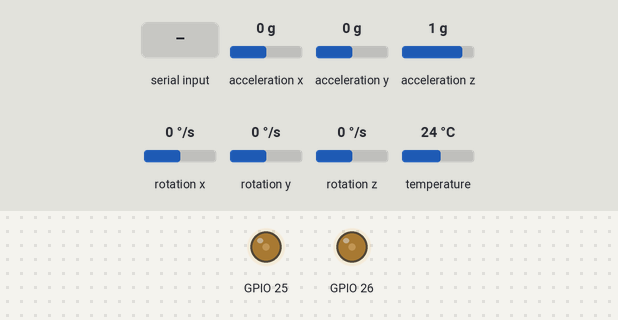
Simulated run of this sketch. Board: ESP32. Shown: output pins drawn as LEDs (lit = HIGH). Inputs (shaded band) come from the test bench; at power-on: acceleration z 1 g, acceleration x 0 g, acceleration y 0 g, rotation x 0 °/s, rotation y 0 °/s, rotation z 0 °/s, temperature 24 °C. What the sketch prints to the serial monitor is not drawn.

Above: at 13.7 s.
13.8 s: acceleration z set to 0 g
At 14.3 s:
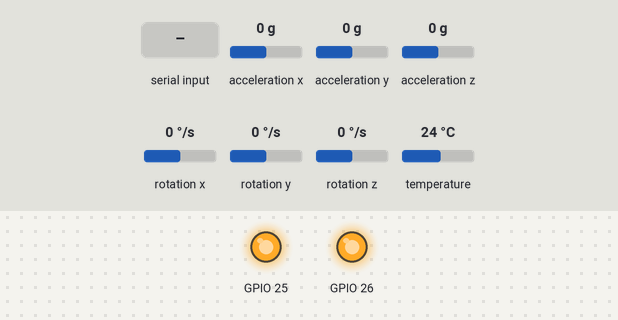
15.3 s: "1" received over Serial
At 16.5 s:
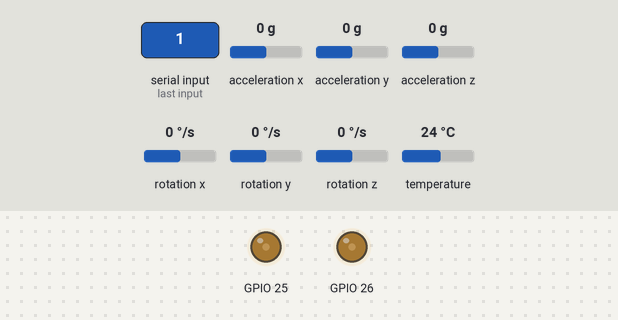
Timing chart, 0 to 18.3 s (numbered marks = the images above; inputs shaded):
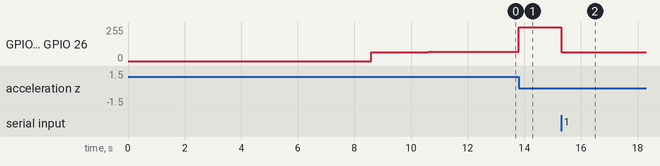

The sketch:

Balanca.ino
```cpp
#include <Adafruit_MPU6050.h>
#include <Adafruit_Sensor.h>
#include <Wire.h>

#define MILLISTOSECOND 1000

#define motorLeft 26
#define motorRight 25


int dt = 1;

Adafruit_MPU6050 mpu;
bool calibration = false;

float AngleRoll = 0, RateRoll = 0, RateCalibrationRoll = 0;
float KalmanAngleRoll  = 0, KalmanUncertaintyAngleRoll  = 2*2;


void MPUconfigSetup()
{
	if (!mpu.begin())
	{
		while (!mpu.begin())
		{
			Serial.println("error");
	  	yield();
		}
	}
	mpu.setAccelerometerRange(MPU6050_RANGE_8_G);//2G, 4G, 8G, 16G
	mpu.setGyroRange(MPU6050_RANGE_500_DEG);     //250deg/s, 500deg/s, 1000deg/s, 2000deg/s
	mpu.setFilterBandwidth(MPU6050_BAND_10_HZ);  //5Hz, 10Hz, 21Hz, 44Hz, 94Hz, 184Hz, 260Hz
}

void CalibrarMPU()
{
 	for (int Passo = 0 ; Passo < 2000; Passo++)
	{
		Serial.printf("Calibrando: %d\n", Passo);

		MPUgetSignalsLoop();

		RateCalibrationRoll  += RateRoll;
		delay(1);
	}

  calibration = true;

}

void MPUgetSignalsLoop()
{
  sensors_event_t a, g, temp;
  mpu.getEvent(&a, &g, &temp);

  float AceX = a.acceleration.x / 9.81; // m/s^2...
  float AceY = a.acceleration.y / 9.81; // ...
  float AceZ = a.acceleration.z / 9.81; // ...

  RateRoll  = g.gyro.x * 57.3; // °/s...


  AngleRoll  =  atan(AceY/sqrt(AceX*AceX + AceZ*AceZ))*1/(PI/180);

  if (calibration = true){
	RateRoll  -= (RateCalibrationRoll/2000)  - 1.2;
	AceX      -= 0.02;
	AceY      -= 0.03;
	AceZ      -= 0.13;
  }

  Kalman1D(KalmanAngleRoll, KalmanUncertaintyAngleRoll, RateRoll, AngleRoll);
}

void Kalman1D(float &KalmanState,float &KalmanUncertainty, const float &KalmanInput,
					           const float &KalmanMeasurement)
{
	KalmanState       = KalmanState + 0.004*KalmanInput;
	KalmanUncertainty = KalmanUncertainty + 0.004*0.004*4*4;
	double KalmanGain = KalmanUncertainty*1/(1*KalmanUncertainty + 3*3);
	KalmanState       = KalmanState + KalmanGain*(KalmanMeasurement - KalmanState);
	KalmanUncertainty = (1 - KalmanGain)*KalmanUncertainty;
}


//********************************************************


void setupPWM(const int &freq, const int &resolution, const int &pin, const int &ch)
{
  pinMode(pin, OUTPUT); // Definição do pino de saída do PWM de controle do motor
  ledcSetup(ch, freq, resolution);// ...
  ledcAttachPin(pin, ch); // Funções para definição do PWM na ESP32
}

void controlSpeed(int &speed, int ch)
{
	// Função para controlar a velocidade dos motores
	// min_sped=257 max_sped=511 para resolução = 10 bits
	ledcWrite(ch, speed); // Função para mudança do PWM na ESP32
}


//*****************************************************************************************************************

double timer;
bool stop = false;

double ref = 0;

double error = 0;
double prev_error = 0;

double integrative_error = 0;

// 1.2 // 0.0000000000001  //  0.000000000001

double K = 1;
double kP = 1.2;
double kI = 0.0000000000001;
double kD = 0.000000000001;

double gyro_const = 1;

//1000000

double Ulimit = 20;
double Ilimit = Ulimit/1000000;
double Dlimit = Ulimit;
double RPMlimit = 15;

int motorLeftVel;
int motorRightVel;
int stopVel = 257;
int throttle = 275;


double getIntegrative_error(){
  integrative_error += kI * ((error + prev_error)*(dt)/2 * 1/MILLISTOSECOND);

  if(integrative_error > Ilimit) integrative_error = Ilimit;
  else if(integrative_error < -Ilimit) integrative_error = -Ilimit;

  return integrative_error;
}


double getDerivative_error(){
  double derivative = kD * (error - prev_error)/(dt);
  derivative *= MILLISTOSECOND;

  return derivative;
}


void setup() {
  // put your setup code here, to run once:
  Serial.begin(115200);
  MPUconfigSetup();
  CalibrarMPU();controlSpeed(motorLeftVel, 0);
      controlSpeed(motorRightVel, 1);

  Serial.printf("Começando...");
  delay(2000);

  setupPWM(250, 10, motorLeft, 0);
	setupPWM(250, 10, motorRight, 1);

  timer = millis();

  while(millis() - timer <= 2000){
    controlSpeed(stopVel, 0);
    controlSpeed(stopVel, 1);
  }

  timer = millis();

  while(millis() - timer <= 2000){
    controlSpeed(throttle, 0);
    controlSpeed(throttle, 1);
  }


}

void loop() {
  // put your main code here, to run repeatedly:
  MPUgetSignalsLoop();

  if(millis() - timer >= dt){


    prev_error = error;
    error = ref - KalmanAngleRoll;

    double P = kP * error;
    double I = getIntegrative_error();
    double D = getDerivative_error();


    double U = P+I+D;

    U *= K;

    U = U - (gyro_const * RateRoll);


    if(U > Ulimit) U = Ulimit;
    else if(U < -Ulimit) U = -Ulimit;

    double rpm; // = (U, -Ulimit, Ulimit, -RPMlimit, RPMlimit);

    rpm = RPMlimit*((U + Ulimit)/Ulimit -1);


    Serial.printf("U: %f, RPM: %f \n" , U, rpm);

    motorLeftVel = throttle - rpm;
    motorRightVel = throttle + rpm;

    Serial.printf("Left: %d, Right: %d \n", motorLeftVel, motorRightVel);


    if(!stop){
      controlSpeed(motorLeftVel, 0);
      controlSpeed(motorRightVel, 1);
    }

    timer = millis();


    Serial.printf("Angle: %f, Rate: %f\n", KalmanAngleRoll, RateRoll);
  }


  if(Serial.available() > 0){
    stop = true;

    controlSpeed(stopVel,0);
    controlSpeed(stopVel,1);

    Serial.printf("Desliguei");
    delay(2000);
  }


}
```

Measured:
- after the input at 13.8 s, GPIO 25, GPIO 26: 68/255 → 255/255 at once
- after the input at 15.3 s, GPIO 25, GPIO 26: 255/255 → 64/255 at once
